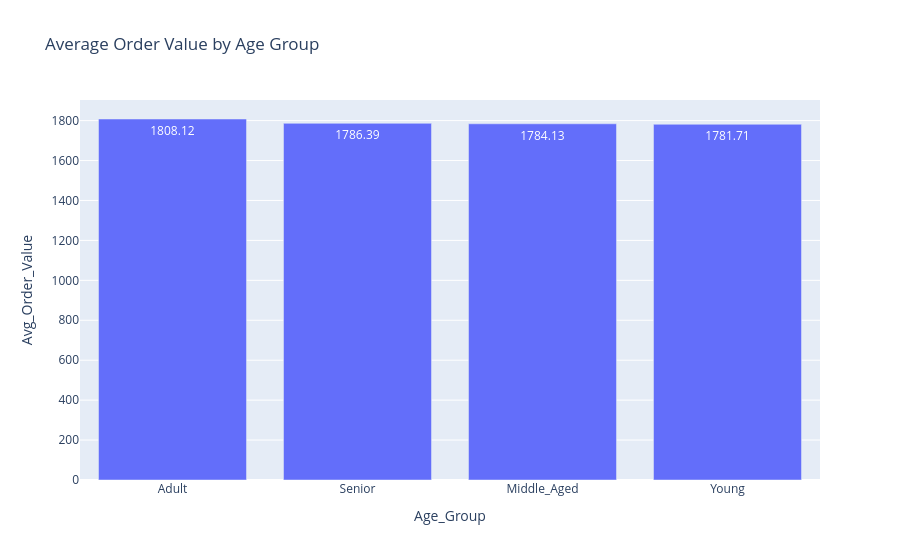

Write notebook code for a chart like this one.
### Code cell
# - Bar Plot

import plotly.express as px

fig = px.bar(
    age_order_df,
    x="Age_Group",
    y="Avg_Order_Value",
    title="Average Order Value by Age Group",
    text="Avg_Order_Value"
)

fig.show()

"""
The analysis shows that the Middle_Aged customer segment generates the highest average order value. 
This indicates that customers in this age group tend to place higher-value orders compared to other age segments.
Targeted promotions and loyalty programs for this segment may further improve revenue generation.
    """

### Figure 1 — Plotly figure (JSON) as saved in the notebook; plotly's stock layout.template omitted (floating-point values rounded to 4 significant figures)
{"data": [{"hovertemplate": "Age_Group=%{x}<br>Avg_Order_Value=%{text}<extra></extra>", "legendgroup": "", "marker": {"color": "#636efa", "pattern": {"shape": ""}}, "name": "", "orientation": "v", "showlegend": false, "text": [1808.0, 1786.0, 1784.0, 1782.0], "textposition": "auto", "type": "bar", "x": ["Adult", "Senior", "Middle_Aged", "Young"], "xaxis": "x", "y": [1808.0, 1786.0, 1784.0, 1782.0], "yaxis": "y"}], "layout": {"barmode": "relative", "legend": {"tracegroupgap": 0}, "title": {"text": "Average Order Value by Age Group"}, "xaxis": {"anchor": "y", "domain": [0, 1], "title": {"text": "Age_Group"}}, "yaxis": {"anchor": "x", "domain": [0, 1], "title": {"text": "Avg_Order_Value"}}}}
